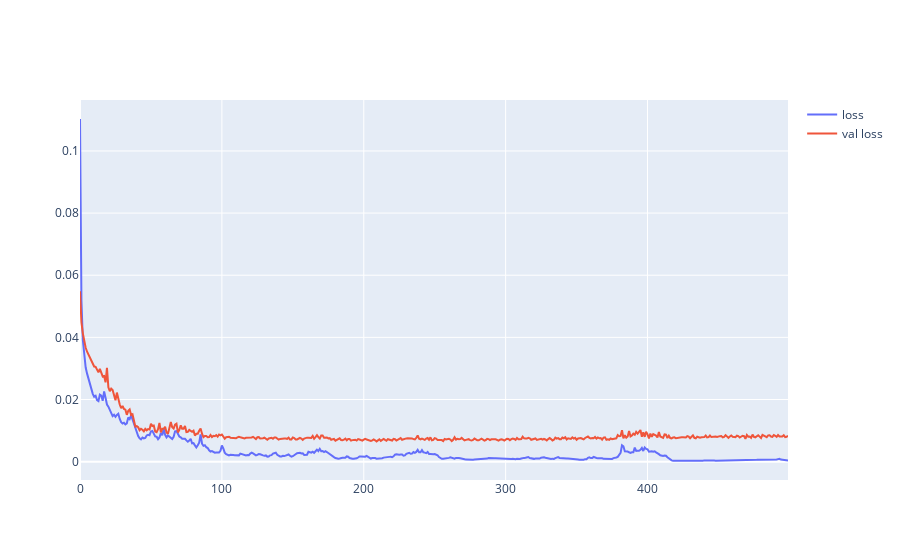

Notebook code for this chart:
### Code cell
# 模型评估
fig = go.Figure()
fig.add_trace(go.Scatter(x=dfhistory.index, y=dfhistory['loss'], name='loss'))
fig.add_trace(go.Scatter(x=dfhistory.index, y=dfhistory['val_loss'], name='val loss'))
fig.show()

### Figure 1 — Plotly figure (JSON) as saved in the notebook; plotly's stock layout.template omitted (floating-point values rounded to 4 significant figures; data arrays with more than 128 entries replaced by an {"elided": "..."} marker saying what was removed)
{"data": [{"name": "loss", "type": "scatter", "x": {"elided": "500 int values"}, "y": {"elided": "500 float values"}}, {"name": "val loss", "type": "scatter", "x": {"elided": "500 int values"}, "y": {"elided": "500 float values"}}], "layout": {}}
